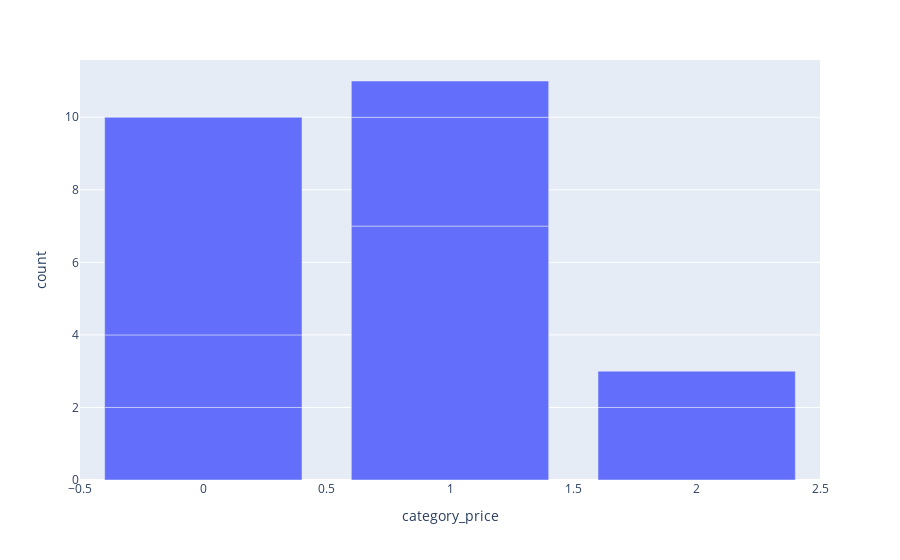

The notebook cell this image was saved under:
### Code cell
request = """
select category_price, count_1 from products_price_categories_with_makers_2
"""
df = pd.read_sql_query(request, conn)
fig = px.bar(x=df.category_price.to_list(), y=df.count_1.to_list(), labels={'x':'category_price', 'y':'count'})
fig.show()

### Figure 1 — Plotly figure (JSON) as saved in the notebook; plotly's stock layout.template omitted (floating-point values rounded to 4 significant figures)
{"data": [{"alignmentgroup": "True", "hovertemplate": "category_price=%{x}<br>count=%{y}<extra></extra>", "legendgroup": "", "marker": {"color": "#636efa", "pattern": {"shape": ""}}, "name": "", "offsetgroup": "", "orientation": "v", "showlegend": false, "textposition": "auto", "type": "bar", "x": [2, 0, 1, 2, 1, 0, 0, 1], "xaxis": "x", "y": [2, 2, 7, 1, 3, 2, 6, 1], "yaxis": "y"}], "layout": {"barmode": "relative", "legend": {"tracegroupgap": 0}, "margin": {"t": 60}, "xaxis": {"anchor": "y", "domain": [0, 1], "title": {"text": "category_price"}}, "yaxis": {"anchor": "x", "domain": [0, 1], "title": {"text": "count"}}}}
